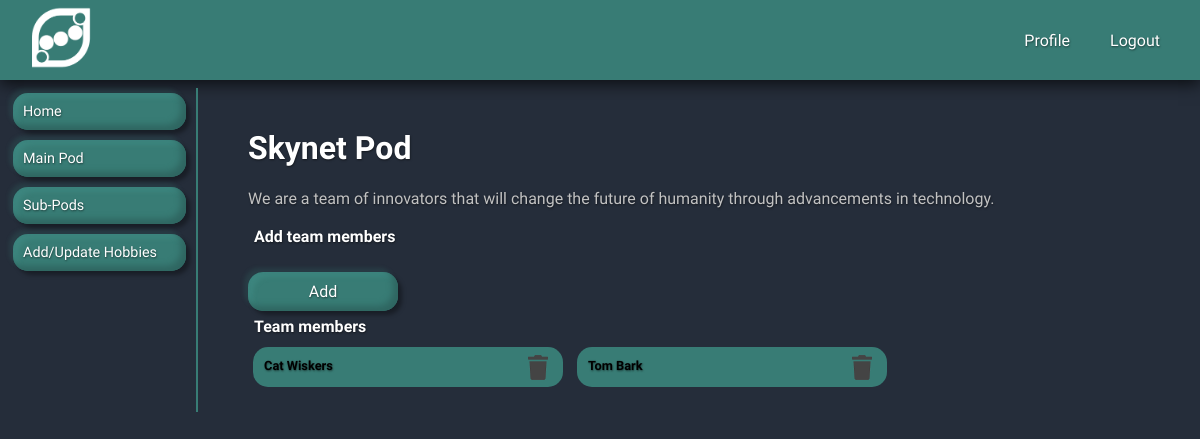
The app's page /pods/manage (signed in), older data.
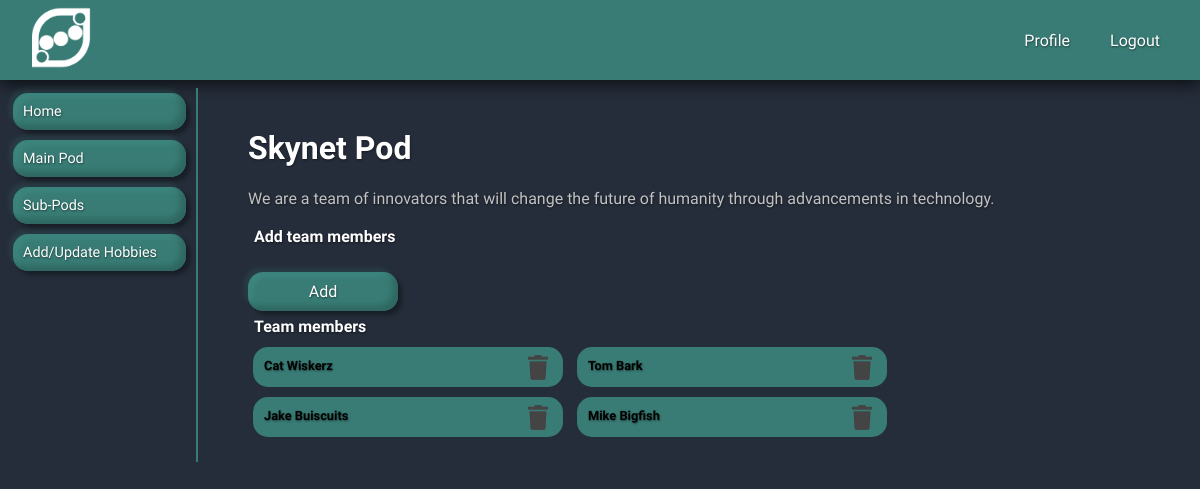
The same page, newer data.
### models.py (models this page shows, shortened)
class User(db.Model):
    __tablename__ = 'users'
    id = db.Column(db.Integer, primary_key=True, autoincrement=True)
    username = db.Column(db.String(20), unique=True, nullable=False)
    password = db.Column(db.Text, nullable=False)
    first_name = db.Column(db.String(50), nullable=False)
    last_name = db.Column(db.String(50), nullable=False)
    email = db.Column(db.Text, nullable=False, unique=True)
    city = db.Column(db.Text, nullable=False)
    state = db.Column(db.Text, nullable=False)
    lat_lng = db.Column(db.Text)
    pods = db.relationship('Pod', secondary="pod_users", backref='user')
    sub_pods = db.relationship('SubPod', secondary="sub_pod_users", backref='user')
    hobbies = db.relationship('Hobby', secondary='user_hobbies', backref='user')
    pod_messages = db.relationship('PodMessage', backref='pod_user')
    sub_pod_messages = db.relationship('SubPodMessage', backref='sub_pod_user')

### app.py (the view)
@app.route('/pods/manage')
def manage_pod():
    user, pod, pod_member = is_pod_member()
    if not g.user and not pod_member.owner:
        flash("Access unauthorized.", "error")
        return redirect("/")
    pod_team_members = PodUser.query.filter(PodUser.pod_id==pod_member.pod_id).all()
    team_members = [User.query.get(member.user_id) for member in pod_team_members]
    return render_template('/pods/manage_pod.html', pod=pod, pod_member=pod_member, members=team_members)

### app.py (called while the page is built)
def is_pod_member():
    if g.user:
        user = User.query.get(int(session[CURRENT_USER]))
        empty_tupple = (None,None,None)
        if user:
            main_pod = user.pods
            if main_pod:
                main_pod = user.pods[0]
                pod_member = PodUser.query.filter(PodUser.pod_id==main_pod.id, PodUser.user_id==user.id).first()
                if pod_member:
                    return user, main_pod, pod_member
                else:
                    return empty_tupple
            else:
                return empty_tupple

@app.before_request
def add_user_to_g():
    if CURRENT_USER in session:
        g.user = User.query.get(session[CURRENT_USER])
    else:
        g.user = None

### templates/pods/manage_pod.html (shortened to what this page needs)
{% extends '/users/user_menu.html' %}
{% block dashboard %}
<h1 class="main_title">{{ pod.name }} Pod</h1>
<p class="sub_title">{{ pod.description }}</p>
<div>
    <h4 class="low_margin_title">Add team members</h4>
</div>
<a href='/pods/add_members'>
    <div type="button" class="button-primary">Add</div>
</a>
<div class='manage_team_container'>
    <h4 class="low_margin_title">Team members</h4>
    {% for member in members %}
    <div class='team_member_container'>
        <p class="pod_thumbnail_text_title">
            {{ member.first_name }} {{ member.last_name }}
        </p>
        <img class='trash' src='/static/imgs/trash.png'>
    </div>
    {% endfor %}
</div>
{% endblock %}

Row changes from the older to the newer data that the page shows:
changed User "Cat": last_name "Wiskers" → "Wiskerz"
added User: first_name "Jake", last_name "Buiscuits"
added User: first_name "Mike", last_name "Bigfish"
